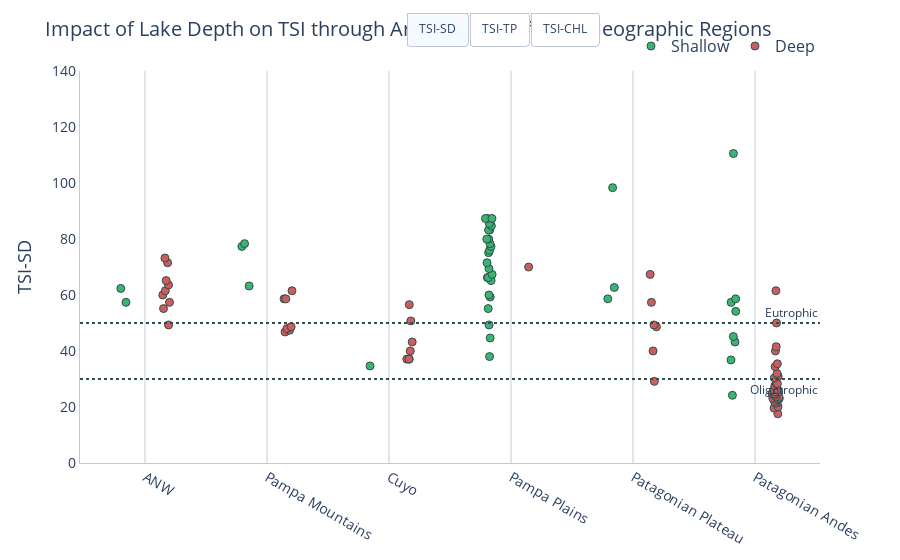

Notebook code cell kept with this figure:
### Code cell
fig2 = px.strip(data_frame=data, x='REGION', y='TSI-SD', color='DEPTH', color_discrete_sequence=colors_depth, hover_name=data.index)
fig_title = 'Impact of Lake Depth on TSI through Argentina\'s Different Geographic Regions'
yaxis_title= 'TSI-SD'

apply_custom_layout(fig2, fig_title, yaxis_title, show_xspikes=False, show_legend=True, legend_title=None)
fig2.update_traces(marker={
    'size': 8,
    'line_width': 1,
    'line_color':'DarkSlateGrey'
    })

buttons = [dict(label=tsi,
                     method='update',
                     args=[{'y': [df_dict['Shallow'][tsi], df_dict['Deep'][tsi]]}, {'yaxis.title': tsi}]) for tsi in tsi_list]

fig2.update_layout(
    yaxis_range=[0, 140],
    updatemenus=[
        dict(
            type="buttons",
            direction="right",
            showactive=True,
            active=0,
            x=0.7,
            y=1.15,
            buttons=buttons,
        )
    ])

fig2.add_hline(y=50, line_dash="dot", line_color='DarkSlateGrey',
              annotation_text="Eutrophic", 
              annotation_position="top right")
fig2.add_hline(y=30, line_dash="dot", line_color='DarkSlateGrey',
              annotation_text="Oligotrophic", 
              annotation_position="bottom right")

fig2.show()

### Figure 1 — Plotly figure (JSON) as saved in the notebook; plotly's stock layout.template omitted (floating-point values rounded to 4 significant figures)
{"data": [{"alignmentgroup": "True", "boxpoints": "all", "fillcolor": "rgba(255,255,255,0)", "hoveron": "points", "hovertemplate": "<b>%{hovertext}</b><br><br>DEPTH=Shallow<br>REGION=%{x}<br>TSI-SD=%{y}<extra></extra>", "hovertext": ["Rodeo", "Comedero", "Anzulón", "Portezuelo", "Saladillo", "El Nihuil", "Melincué", "El Carpincho", "De Gómez", "Navarro", "Las mulitas", "De Lobos", "Indio Muerto", "De Monte", "La Chilca", "Chascomús", "La Limpia", "La Tablilla", "Blanca Grande", "Alsina", "Cochicó", "Salada Grande", "Los Horcones", "Dulce", "Del Venado", "Epecuén", "La Brava", "De los Padres", "De Pigüé", "De Saavedra", "La Dulce", "Urre Lauquen", "Sauce Grande", "Esquel", "Brechman", "Terraplén", "Quichaura", "Cronometro", "Los Niños", "Pico 3", "Blanco", "Colhue Huapi"], "legendgroup": "Shallow", "line": {"color": "rgba(255,255,255,0)"}, "marker": {"color": "mediumseagreen", "line": {"color": "DarkSlateGrey", "width": 1}, "size": 8}, "name": "Shallow", "offsetgroup": "Shallow", "orientation": "v", "pointpos": 0, "showlegend": true, "type": "box", "x": ["ANW", "ANW", "Pampa Mountains", "Pampa Mountains", "Pampa Mountains", "Cuyo", "Pampa Plains", "Pampa Plains", "Pampa Plains", "Pampa Plains", "Pampa Plains", "Pampa Plains", "Pampa Plains", "Pampa Plains", "Pampa Plains", "Pampa Plains", "Pampa Plains", "Pampa Plains", "Pampa Plains", "Pampa Plains", "Pampa Plains", "Pampa Plains", "Pampa Plains", "Pampa Plains", "Pampa Plains", "Pampa Plains", "Pampa Plains", "Pampa Plains", "Pampa Plains", "Pampa Plains", "Patagonian Plateau", "Patagonian Plateau", "Pampa Plains", "Patagonian Andes", "Patagonian Andes", "Patagonian Andes", "Patagonian Andes", "Patagonian Andes", "Patagonian Andes", "Patagonian Andes", "Patagonian Andes", "Patagonian Plateau"], "x0": " ", "xaxis": "x", "y": [62.34, 57.37, 78.34, 63.22, 77.35, 34.67, 87.34, 67.36, 84.71, 85.53, 66.21, 79.98, 60, 65.14, 59.3, 87.34, 87.34, 49.31, 83.19, 77.35, 71.51, 38.01, 66.21, 79.98, 78.34, 83.19, 55.15, 44.66, 75.98, 69.42, 58.63, 62.69, 75.13, 45.16, 54.16, 58.63, 36.81, 57.37, 24.19, 43.24, 110.5, 98.32], "y0": " ", "yaxis": "y"}, {"alignmentgroup": "True", "boxpoints": "all", "fillcolor": "rgba(255,255,255,0)", "hoveron": "points", "hovertemplate": "<b>%{hovertext}</b><br><br>DEPTH=Deep<br>REGION=%{x}<br>TSI-SD=%{y}<extra></extra>", "hovertext": ["La Ciénaga", "Las Maderas", "Campo Alegre", "Cabra Corral", "El Cadillal", "Río Hondo", "Sumampa", "las Pirquitas", "Los Sauces", "Cruz del Eje", "Mar Chiquita", "San Roque", "Ullum", "La Viña", "Los Molinos", "Río Tercero", "San Felipe", "La Florida", "El Carrizal", "El Diamante", "Agua del Toro", "Los Reyunos", "Valle Grande", "Del Monte", "Agrio", "Pellegrini", "Marri Menuco", "Los Barreales", "Blanca ", "Aluminé", "Ramos Mexía", "Norquinco", "Quillén", "Huechulafquen", "Lacar", "Nahuel Huapi", "Gutierrez", "Ne Luan", "Mascardi", "Guillermo", "Steffen", "Las Chultas", "Epuyen", "Puelo", "Cholila", "Lezama", "Los Mosquitos", "Rivadavia", "Verde", "Wilimanco", "Zeta", "Largo", "Amutui Quimen", "Futalaufquen", "Rosario", "Pico 4", "Pico 1", "La Plata", "Fontana", "Muster", "Ameghino"], "legendgroup": "Deep", "line": {"color": "rgba(255,255,255,0)"}, "marker": {"color": "indianred", "line": {"color": "DarkSlateGrey", "width": 1}, "size": 8}, "name": "Deep", "offsetgroup": "Deep", "orientation": "v", "pointpos": 0, "showlegend": true, "type": "box", "x": ["ANW", "ANW", "ANW", "ANW", "ANW", "ANW", "ANW", "ANW", "ANW", "Pampa Mountains", "Pampa Mountains", "Pampa Mountains", "Cuyo", "Pampa Mountains", "Pampa Mountains", "Pampa Mountains", "Pampa Mountains", "Cuyo", "Cuyo", "Cuyo", "Cuyo", "Cuyo", "Cuyo", "Pampa Plains", "Patagonian Andes", "Patagonian Andes", "Patagonian Plateau", "Patagonian Plateau", "Patagonian Andes", "Patagonian Andes", "Patagonian Plateau", "Patagonian Andes", "Patagonian Andes", "Patagonian Andes", "Patagonian Andes", "Patagonian Andes", "Patagonian Andes", "Patagonian Plateau", "Patagonian Andes", "Patagonian Andes", "Patagonian Andes", "Patagonian Andes", "Patagonian Andes", "Patagonian Andes", "Patagonian Andes", "Patagonian Andes", "Patagonian Andes", "Patagonian Andes", "Patagonian Andes", "Patagonian Andes", "Patagonian Andes", "Patagonian Andes", "Patagonian Andes", "Patagonian Andes", "Patagonian Andes", "Patagonian Andes", "Patagonian Andes", "Patagonian Andes", "Patagonian Andes", "Patagonian Plateau", "Patagonian Plateau"], "x0": " ", "xaxis": "x", "y": [60, 55.15, 57.37, 49.31, 71.51, 73.2, 61.52, 63.58, 65.14, 58.63, 58.63, 47.38, 56.56, 48.64, 48.0, 46.8, 61.52, 43.24, 50.75, 37.1, 37.1, 40.02, 37.1, 69.99, 28.34, 50.01, 29.16, 49.31, 35.43, 22.71, 40.02, 30.4, 19.6, 30.97, 21.47, 23.6, 26.12, 67.36, 27.56, 25.45, 23.04, 28.34, 17.57, 31.96, 24.81, 20.05, 61.52, 24.81, 25.45, 40.02, 41.54, 22.5, 26.12, 21.97, 34.42, 24.19, 23.15, 23.49, 21.47, 57.37, 48.64], "y0": " ", "yaxis": "y"}], "layout": {"annotations": [{"showarrow": false, "text": "Eutrophic", "x": 1, "xanchor": "right", "xref": "x domain", "y": 50, "yanchor": "bottom", "yref": "y"}, {"showarrow": false, "text": "Oligotrophic", "x": 1, "xanchor": "right", "xref": "x domain", "y": 30, "yanchor": "top", "yref": "y"}], "autosize": true, "boxmode": "group", "font": {"family": "Open Sans"}, "hoverdistance": 1, "hovermode": "x", "legend": {"font": {"size": 16}, "orientation": "h", "title": {}, "tracegroupgap": 0, "x": 1, "xanchor": "right", "y": 1.02, "yanchor": "bottom"}, "margin": {"t": 60}, "plot_bgcolor": "#FFFFFF", "shapes": [{"line": {"color": "DarkSlateGrey", "dash": "dot"}, "type": "line", "x0": 0, "x1": 1, "xref": "x domain", "y0": 50, "y1": 50, "yref": "y"}, {"line": {"color": "DarkSlateGrey", "dash": "dot"}, "type": "line", "x0": 0, "x1": 1, "xref": "x domain", "y0": 30, "y1": 30, "yref": "y"}], "showlegend": true, "spikedistance": 1000, "title": {"font": {"size": 20}, "text": "Impact of Lake Depth on TSI through Argentina's Different Geographic Regions"}, "updatemenus": [{"active": 0, "buttons": [{"args": [{"y": [[62.34, 57.37, 78.34, 63.22, 77.35, 34.67, 87.34, 67.36, 84.71, 85.53, 66.21, 79.98, 60, 65.14, 59.3, 87.34, 87.34, 49.31, 83.19, 77.35, 71.51, 38.01, 66.21, 79.98, 78.34, 83.19, 55.15, 44.66, 75.98, 69.42, 58.63, 62.69, 75.13, 45.16, 54.16, 58.63, 36.81, 57.37, 24.19, 43.24, 110.5, 98.32], [60, 55.15, 57.37, 49.31, 71.51, 73.2, 61.52, 63.58, 65.14, 58.63, 58.63, 47.38, 56.56, 48.64, 48.0, 46.8, 61.52, 43.24, 50.75, 37.1, 37.1, 40.02, 37.1, 69.99, 28.34, 50.01, 29.16, 49.31, 35.43, 22.71, 40.02, 30.4, 19.6, 30.97, 21.47, 23.6, 26.12, 67.36, 27.56, 25.45, 23.04, 28.34, 17.57, 31.96, 24.81, 20.05, 61.52, 24.81, 25.45, 40.02, 41.54, 22.5, 26.12, 21.97, 34.42, 24.19, 23.15, 23.49, 21.47, 57.37, 48.64]]}, {"yaxis.title": "TSI-SD"}], "label": "TSI-SD", "method": "update"}, {"args": [{"y": [[43.2, 45.83, 93.09, 67.16, 87.33, 45.83, 133.6, 107.4, 107.0, 88.62, 70.84, 85.66, 73.06, 83.48, 67.52, 82.57, 105.6, 49.36, 83.77, 81.05, 79.11, 61.4, 84.56, 90.47, 92.44, 110.6, 79.66, 73.66, 74.0, 65.82, 50.57, 56.6, 83.54, 66.21, 58.39, 53.2, 56.6, 86.11, 29.99, 54.57, 110.1, 96.58], [50.57, 49.36, 62.7, 44.13, 62.95, 87.42, 61.67, 58.72, 68.38, 48.72, 68.38, 52.2, 45.0, 50.57, 51.13, 49.98, 57.7, 43.2, 41.14, 38.73, 27.36, 35.83, 35.83, 77.06, 83.06, 49.98, 24.14, 35.83, 70.84, 19.99, 35.83, 27.36, 19.99, 42.21, 24.14, 24.14, 14.15, 65.0, 19.99, 24.14, 19.99, 35.83, 4.15, 19.99, 35.83, 24.14, 53.2, 19.99, 24.14, 50.57, 69.35, 32.21, 19.99, 14.15, 47.35, 35.83, 35.83, 29.99, 29.99, 53.2, 58.39]]}, {"yaxis.title": "TSI-TP"}], "label": "TSI-TP", "method": "update"}, {"args": [{"y": [[57.42, 61.14, 44.2, 62.22, 83.43, 33.17, 47.67, 73.88, 89.51, 76.95, 61.82, 80.76, 55.46, 66.93, 56.13, 70.31, 51.71, 37.4, 71.91, 77.63, 75.6, 35.21, 57.61, 77.16, 79.97, 69.98, 50.88, 42.31, 68.31, 61.69, 55.61, 50.5, 66.26, 44.44, 54.98, 60.04, 31.53, 52.79, 23.19, 40.7, 73.31, 58.39], [50.23, 55.99, 61.65, 49.83, 43.7, 53.57, 62.02, 57.42, 66.13, 47.5, 66.41, 52.15, 29.89, 49.26, 56.56, 59.22, 69.13, 43.7, 45.99, 26.67, 31.62, 34.25, 32.06, 74.63, 25.75, 56.56, 26.52, 35.98, 34.11, 19.11, 38.15, 22.32, 18.46, 27.65, 20.85, 21.85, 21.36, 61.69, 15.75, 24.74, 15.29, 26.96, 12.62, 16.18, 19.72, 27.65, 69.75, 20.3, 26.82, 49.97, 49.11, 23.6, 26.82, 23.8, 35.75, 36.42, 29.78, 17.39, 18.11, 49.83, 38.2]]}, {"yaxis.title": "TSI-CHL"}], "label": "TSI-CHL", "method": "update"}], "direction": "right", "showactive": true, "type": "buttons", "x": 0.7, "y": 1.15}], "xaxis": {"anchor": "y", "domain": [0, 1], "gridcolor": "#BCCCDC", "linecolor": "#BCCCDC", "minor": {"dtick": "M3", "showgrid": true, "ticks": "inside"}, "showgrid": true, "showspikes": false, "spikecolor": "#999999", "spikedash": "dot", "spikemode": "across", "spikethickness": 2, "tickfont": {"size": 14}, "title": {"font": {"size": 18}}}, "yaxis": {"anchor": "x", "domain": [0, 1], "gridcolor": "#BCCCDC", "linecolor": "#BCCCDC", "range": [0, 140], "showgrid": false, "tickfont": {"size": 14}, "title": {"font": {"size": 18}, "text": "TSI-SD"}}}}
